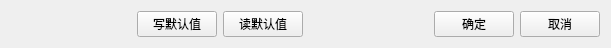
  <widget class="QWidget" name="layoutWidget">
   <property name="geometry">
    <rect>
     <x>9</x>
     <y>446</y>
     <width>611</width>
     <height>25</height>
    </rect>
   </property>
   <layout class="QHBoxLayout" name="ly_para_btn">
    <item>
     <spacer name="sp_para_btn2">
      <property name="orientation">
       <enum>Qt::Horizontal</enum>
      </property>
      <property name="sizeHint" stdset="0">
       <size>
        <width>40</width>
        <height>20</height>
       </size>
      </property>
     </spacer>
    </item>
    <item>
     <widget class="QPushButton" name="btn_para_w">
      <property name="text">
       <string>写默认值</string>
      </property>
     </widget>
    </item>
    <item>
     <widget class="QPushButton" name="btn_para_r">
      <property name="text">
       <string>读默认值</string>
      </property>
     </widget>
    </item>
    <item>
     <spacer name="sp_para_btn1">
      <property name="orientation">
       <enum>Qt::Horizontal</enum>
      </property>
      <property name="sizeHint" stdset="0">
       <size>
        <width>40</width>
        <height>20</height>
       </size>
      </property>
     </spacer>
    </item>
    <item>
     <widget class="QPushButton" name="btn_para_enter">
      <property name="text">
       <string>确定</string>
      </property>
     </widget>
    </item>
    <item>
     <widget class="QPushButton" name="btn_para_cancle">
      <property name="text">
       <string>取消</string>
      </property>
     </widget>
    </item>
   </layout>
  </widget>
